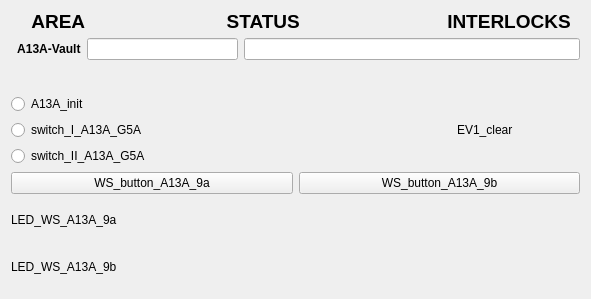
<?xml version="1.0" encoding="UTF-8"?>
<ui version="4.0">
 <class>Form</class>
 <widget class="QWidget" name="Form">
  <property name="geometry">
   <rect>
    <x>0</x>
    <y>0</y>
    <width>591</width>
    <height>299</height>
   </rect>
  </property>
  <property name="windowTitle">
   <string>Form</string>
  </property>
  <layout class="QVBoxLayout" name="verticalLayout_3">
   <item>
    <layout class="QVBoxLayout" name="verticalLayout">
     <item>
      <widget class="QLabel" name="label_4">
       <property name="maximumSize">
        <size>
         <width>16777215</width>
         <height>21</height>
        </size>
       </property>
       <property name="font">
        <font>
         <pointsize>14</pointsize>
         <weight>75</weight>
         <bold>true</bold>
        </font>
       </property>
       <property name="text">
        <string>    AREA                           STATUS                            INTERLOCKS</string>
       </property>
      </widget>
     </item>
     <item>
      <layout class="QFormLayout" name="formLayout_2">
       <property name="fieldGrowthPolicy">
        <enum>QFormLayout::AllNonFixedFieldsGrow</enum>
       </property>
       <item row="0" column="0">
        <widget class="QLabel" name="label_2">
         <property name="font">
          <font>
           <weight>75</weight>
           <bold>true</bold>
          </font>
         </property>
         <property name="text">
          <string>  A13A-Vault</string>
         </property>
        </widget>
       </item>
       <item row="0" column="1">
        <layout class="QHBoxLayout" name="horizontalLayout">
         <item>
          <widget class="QELineEdit" name="qelineedit_2">
           <property name="maximumSize">
            <size>
             <width>151</width>
             <height>16777215</height>
            </size>
           </property>
           <property name="alignment">
            <set>Qt::AlignCenter</set>
           </property>
           <property name="variable" stdset="0">
            <string>VCS:A13A-CLR-STATS</string>
           </property>
           <property name="format" stdset="0">
            <enum>QELineEdit::Default</enum>
           </property>
          </widget>
         </item>
         <item>
          <widget class="QELineEdit" name="qelineedit">
           <property name="alignment">
            <set>Qt::AlignCenter</set>
           </property>
           <property name="variable" stdset="0">
            <string>VCS:A13A-INTLCK-STATS</string>
           </property>
          </widget>
         </item>
        </layout>
       </item>
      </layout>
     </item>
    </layout>
   </item>
   <item>
    <layout class="QHBoxLayout" name="horizontalLayout_9">
     <item>
      <layout class="QVBoxLayout" name="verticalLayout_2">
       <item>
        <widget class="QERadioButton" name="qeradiobutton_4">
         <property name="text">
          <string>A13A_init</string>
         </property>
         <property name="autoExclusive">
          <bool>false</bool>
         </property>
         <property name="variable" stdset="0">
          <string>VCS:A13A-INIT</string>
         </property>
         <property name="arrayIndex">
          <number>0</number>
         </property>
         <property name="format" stdset="0">
          <enum>QERadioButton::LocalEnumeration</enum>
         </property>
         <property name="pressText">
          <string>0</string>
         </property>
         <property name="releaseText">
          <string>1</string>
         </property>
        </widget>
       </item>
       <item>
        <widget class="QERadioButton" name="qeradiobutton_3">
         <property name="text">
          <string>switch_I_A13A_G5A</string>
         </property>
         <property name="autoExclusive">
          <bool>false</bool>
         </property>
         <property name="variable" stdset="0">
          <string>VCS:SW-I-A13A-G5A</string>
         </property>
         <property name="arrayIndex">
          <number>0</number>
         </property>
         <property name="format" stdset="0">
          <enum>QERadioButton::LocalEnumeration</enum>
         </property>
         <property name="pressText">
          <string>0</string>
         </property>
         <property name="releaseText">
          <string>1</string>
         </property>
        </widget>
       </item>
       <item>
        <widget class="QERadioButton" name="qeradiobutton">
         <property name="text">
          <string>switch_II_A13A_G5A</string>
         </property>
         <property name="autoExclusive">
          <bool>false</bool>
         </property>
         <property name="variable" stdset="0">
          <string>VCS:SW-II-A13A-G5A</string>
         </property>
         <property name="format" stdset="0">
          <enum>QERadioButton::LocalEnumeration</enum>
         </property>
         <property name="pressText">
          <string>0</string>
         </property>
         <property name="releaseText">
          <string>1</string>
         </property>
        </widget>
       </item>
      </layout>
     </item>
     <item>
      <spacer name="horizontalSpacer">
       <property name="orientation">
        <enum>Qt::Horizontal</enum>
       </property>
       <property name="sizeHint" stdset="0">
        <size>
         <width>40</width>
         <height>20</height>
        </size>
       </property>
      </spacer>
     </item>
     <item>
      <layout class="QHBoxLayout" name="horizontalLayout_8">
       <item>
        <widget class="QLabel" name="label_9">
         <property name="maximumSize">
          <size>
           <width>16777215</width>
           <height>20</height>
          </size>
         </property>
         <property name="text">
          <string>EV1_clear</string>
         </property>
        </widget>
       </item>
       <item>
        <widget class="QEBitStatus" name="qebitstatus_3">
         <property name="minimumSize">
          <size>
           <width>61</width>
           <height>41</height>
          </size>
         </property>
         <property name="maximumSize">
          <size>
           <width>61</width>
           <height>41</height>
          </size>
         </property>
         <property name="numberOfBits">
          <number>1</number>
         </property>
         <property name="shape">
          <enum>QBitStatus::Circle</enum>
         </property>
         <property name="offColour">
          <color>
           <red>0</red>
           <green>77</green>
           <blue>0</blue>
          </color>
         </property>
         <property name="variable" stdset="0">
          <string>VCS:A13A-SNC-CLR</string>
         </property>
        </widget>
       </item>
      </layout>
     </item>
    </layout>
   </item>
   <item>
    <layout class="QHBoxLayout" name="horizontalLayout_10">
     <item>
      <widget class="QEPushButton" name="qepushbutton">
       <property name="text">
        <string>WS_button_A13A_9a</string>
       </property>
       <property name="variable" stdset="0">
        <string>VCS:WS-BUT-A13A-9a</string>
       </property>
       <property name="writeOnPress">
        <bool>true</bool>
       </property>
       <property name="writeOnRelease">
        <bool>true</bool>
       </property>
       <property name="writeOnClick">
        <bool>false</bool>
       </property>
       <property name="pressText">
        <string>0</string>
       </property>
       <property name="releaseText">
        <string>1</string>
       </property>
      </widget>
     </item>
     <item>
      <widget class="QEPushButton" name="qepushbutton_2">
       <property name="text">
        <string>WS_button_A13A_9b</string>
       </property>
       <property name="variable" stdset="0">
        <string>VCS:WS-BUT-A13A-9b</string>
       </property>
       <property name="writeOnPress">
        <bool>true</bool>
       </property>
       <property name="writeOnRelease">
        <bool>true</bool>
       </property>
       <property name="writeOnClick">
        <bool>false</bool>
       </property>
       <property name="pressText">
        <string>0</string>
       </property>
       <property name="releaseText">
        <string>1</string>
       </property>
      </widget>
     </item>
    </layout>
   </item>
   <item>
    <layout class="QHBoxLayout" name="horizontalLayout_6">
     <item>
      <widget class="QLabel" name="label_7">
       <property name="maximumSize">
        <size>
         <width>16777215</width>
         <height>20</height>
        </size>
       </property>
       <property name="text">
        <string>LED_WS_A13A_9a</string>
       </property>
      </widget>
     </item>
     <item>
      <widget class="QEBitStatus" name="qebitstatus_4">
       <property name="minimumSize">
        <size>
         <width>61</width>
         <height>41</height>
        </size>
       </property>
       <property name="maximumSize">
        <size>
         <width>61</width>
         <height>41</height>
        </size>
       </property>
       <property name="numberOfBits">
        <number>1</number>
       </property>
       <property name="shape">
        <enum>QBitStatus::Circle</enum>
       </property>
       <property name="offColour">
        <color>
         <red>0</red>
         <green>70</green>
         <blue>0</blue>
        </color>
       </property>
       <property name="variable" stdset="0">
        <string>VCS:LED-WS-A13A-9a</string>
       </property>
       <property name="variableSubstitutions" stdset="0">
        <string/>
       </property>
      </widget>
     </item>
    </layout>
   </item>
   <item>
    <layout class="QHBoxLayout" name="horizontalLayout_7">
     <item>
      <widget class="QLabel" name="label_8">
       <property name="maximumSize">
        <size>
         <width>16777215</width>
         <height>20</height>
        </size>
       </property>
       <property name="text">
        <string>LED_WS_A13A_9b</string>
       </property>
      </widget>
     </item>
     <item>
      <widget class="QEBitStatus" name="qebitstatus_5">
       <property name="minimumSize">
        <size>
         <width>61</width>
         <height>41</height>
        </size>
       </property>
       <property name="maximumSize">
        <size>
         <width>61</width>
         <height>41</height>
        </size>
       </property>
       <property name="numberOfBits">
        <number>1</number>
       </property>
       <property name="shape">
        <enum>QBitStatus::Circle</enum>
       </property>
       <property name="offColour">
        <color>
         <red>0</red>
         <green>76</green>
         <blue>0</blue>
        </color>
       </property>
       <property name="variable" stdset="0">
        <string>VCS:LED-WS-A13A-9b</string>
       </property>
      </widget>
     </item>
    </layout>
   </item>
  </layout>
 </widget>
 <customwidgets>
  <customwidget>
   <class>QEBitStatus</class>
   <extends>QBitStatus</extends>
   <header>QEBitStatus.h</header>
  </customwidget>
  <customwidget>
   <class>QELineEdit</class>
   <extends>QLineEdit</extends>
   <header>QELineEdit.h</header>
  </customwidget>
  <customwidget>
   <class>QEPushButton</class>
   <extends>QPushButton</extends>
   <header>QEPushButton.h</header>
  </customwidget>
  <customwidget>
   <class>QERadioButton</class>
   <extends>QRadioButton</extends>
   <header>QERadioButton.h</header>
  </customwidget>
  <customwidget>
   <class>QBitStatus</class>
   <extends>QWidget</extends>
   <header>QBitStatus.h</header>
  </customwidget>
 </customwidgets>
 <resources/>
 <connections/>
</ui>
